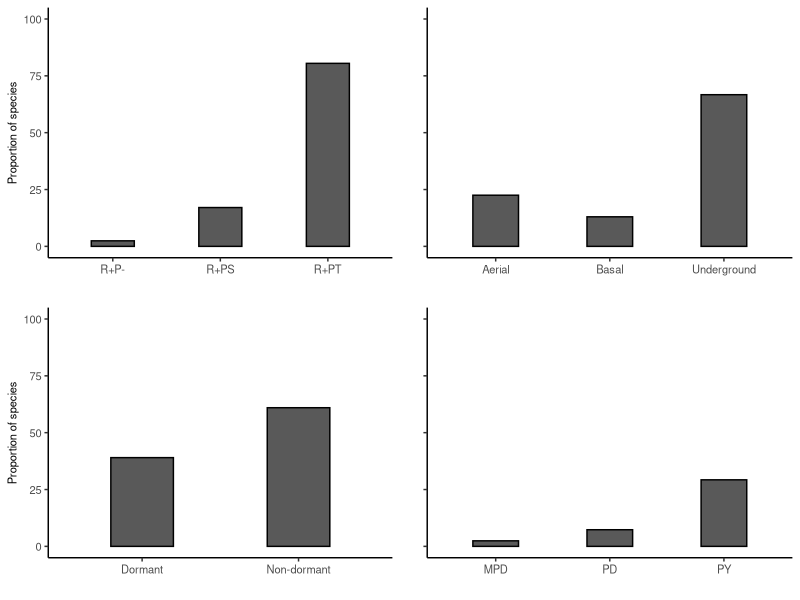
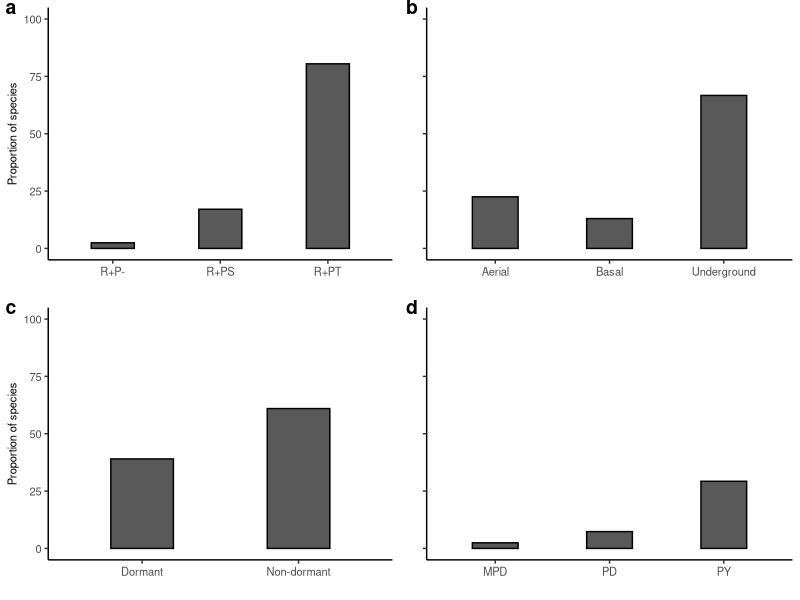
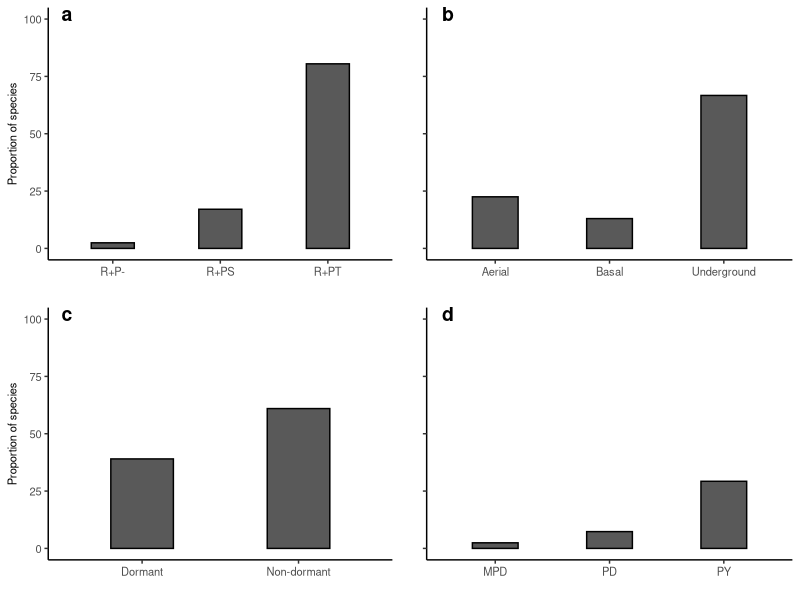

These figures' R source, in order: (Note: this script raises an error after producing the figures.)
# ============ Figuras (barplots) fev-março-abril 2020 ================
# planilha e figuras atualizadas do paper Seeds - Zupo et al.
#=======================================================================

#pacotes
library(plyr)
library(ggplot2)
library(gridExtra)
library(ggpubr)

## aqui é pra fazer a figura 1 do paper das seeds! fevereiro 2020####
#lendo tables
seeds <- read.csv(file = "data/seeds.csv", sep = ";", dec = ".", header = T)
head(seeds)
class(seeds$estrategia)
class(seeds$prop_ssp)

#separando os dados

strat <- seeds[c(1:3),c(1,3)]
buds <- seeds[c(4:6),c(1,3)]
dorm <- seeds[c(7:8),c(1,3)]
types <- seeds[c(9:11),c(1,3)]
survived <- seeds[c(12:14), c(1,3)]



f1<- ggplot(data=strat, aes(x= estrategia, y=prop_ssp,  width=.4)) + # width faz a barra ficar mais fina (ou grossa)
  geom_bar(stat="identity", position=position_dodge(), colour="black")+

  xlab("") +
  ylab("Proportion of species") +
  scale_y_continuous(limits = c(0, 100),breaks=0:20*25) +
  theme_classic() +
  theme (axis.text = element_text(size = 8), axis.title=element_text(size=8),
         axis.text.x = element_text(size=8),panel.grid.major=element_blank(),   # Pra tirar os grid lines
         panel.grid.minor=element_blank(),panel.border=element_blank()) +
  theme(axis.line.x = element_line(color = 'black', size = 0.5, linetype = 'solid'), ## to write x and y axis again, ja que removi da borda
        axis.line.y = element_line(color='black', size = 0.5, linetype= 'solid'))+
  theme(legend.position="none")


f2<- ggplot(data=buds, aes(x= estrategia, y=prop_ssp,  width=.4)) + # width faz a barra ficar mais fina (ou grossa)
  geom_bar(stat="identity", position=position_dodge(), colour="black")+

  xlab("") +
  ylab("") +
  scale_y_continuous(limits = c(0, 100),breaks=0:20*25) +
  theme_classic() +
  theme (axis.text = element_text(size = 8), axis.title=element_text(size=8),
         axis.text.x = element_text(size=8),axis.text.y = element_blank(), panel.grid.major=element_blank(),   # Pra tirar os grid lines
         panel.grid.minor=element_blank(),panel.border=element_blank()) +
  theme(axis.line.x = element_line(color = 'black', size = 0.5, linetype = 'solid'), ## to write x and y axis again, ja que removi da borda
        axis.line.y = element_line(color='black', size = 0.5, linetype= 'solid'))+
  theme(legend.position="none")

f3<- ggplot(data=dorm, aes(x= estrategia, y=prop_ssp,  width=.4)) + # width faz a barra ficar mais fina (ou grossa)
  geom_bar(stat="identity", position=position_dodge(), colour="black")+

  xlab("") +
  ylab("Proportion of species") +
  scale_y_continuous(limits = c(0, 100),breaks=0:20*25) +
  theme_classic() +
  theme (axis.text = element_text(size = 8), axis.title=element_text(size=8),
         axis.text.x = element_text(size=8),panel.grid.major=element_blank(),   # Pra tirar os grid lines
         panel.grid.minor=element_blank(),panel.border=element_blank()) +
  theme(axis.line.x = element_line(color = 'black', size = 0.5, linetype = 'solid'), ## to write x and y axis again, ja que removi da borda
        axis.line.y = element_line(color='black', size = 0.5, linetype= 'solid'))+
  theme(legend.position="none")

f4<- ggplot(data=types, aes(x= estrategia, y=prop_ssp,  width=.4)) + # width faz a barra ficar mais fina (ou grossa)
  geom_bar(stat="identity", position=position_dodge(), colour="black")+

  xlab("") +
  ylab("") +
  scale_y_continuous(limits = c(0, 100),breaks=0:20*25) +
  theme_classic() +
  theme (axis.text = element_text(size = 8), axis.title=element_text(size=8),
         axis.text.x = element_text(size=8), axis.text.y = element_blank(),panel.grid.major=element_blank(),   # Pra tirar os grid lines
         panel.grid.minor=element_blank(),panel.border=element_blank()) +
  theme(axis.line.x = element_line(color = 'black', size = 0.5, linetype = 'solid'), ## to write x and y axis again, ja que removi da borda
        axis.line.y = element_line(color='black', size = 0.5, linetype= 'solid'))+
  theme(legend.position="none")


#salvando todos os graphs em uma figura


png("figs/figura02b.png", res = 300, width = 2400, height = 1200)
grid.arrange(f1, f2, f3, f4, ncol=2)
dev.off()

#para adicionar labels dentro do plot usando vjust and hjust:

png("figs/figura01.png", res = 300, width = 2400, height = 1200)
ggarrange(f1, f2, f3, f4,
          labels = c("a", "b", "c", "d"),vjust =  1.0, hjust = -0.5,
          ncol = 2, nrow = 2)
dev.off()

#agora usando label.x e label.y:
# que é melhor que vjust and hjust - dá pra ajustar cada label onde vc quer!

png("figs/figura03.png", res = 300, width = 2000, height = 1200)
ggarrange(f1, f2, f3, f4,
          labels = c("a", "b", "c", "d"),label.x = c(0.14, 0.09, 0.14, 0.09),
          label.y = 1, ncol = 2, nrow = 2)
dev.off()


## agora pra fazer a figura 2####
#essa figura é a antiga fig 3 e 5 juntas. stacked barplots
# pra isso tenho que fazer 2 dataframes

#primeiro dataframe
buds<-c("Aunderground", "Aunderground", "Aunderground", "Baerial", "Baerial", "Baerial", "Cbasal", "Cbasal","Cbasal")
buds1 <- as.factor(buds)

strats<-c("R+PT", "R+PS", "R+P-","R+PT", "R+PS", "R+P-","R+PT", "R+PS", "R+P-" )
strat1 <-as.factor(strats)

values <- c('0.8', "0.16", "0.04", "0.89", "0.11", "0", "0.75","0.25", "0")
value1 <-as.numeric(values)
value1 <- value1*100
datax <- data.frame(buds1, strat1, value1)

#segundo dataframe
dorm <- c("dormant", "dormant", "dormant", "non-dormant", "non-dormant", "non-dormant")
dorm1 <- as.factor(dorm)

strats2<-c("R+PT", "R+PS", "R+P-","R+PT", "R+PS", "R+P-")
strat2 <-as.factor(strats2)

val <- c("0.56", "0.43", "0", "0.96", "0", "0.04")
val1 <- as.numeric(val)
val1 <- val1*100

datay <- data.frame(dorm1, strat2, val1)

#as figuras:

g1 <-ggplot(data=datax, aes(x=buds1, y=value1, fill = strat1,  width=.5)) + # width faz a barra ficar mais fina (ou grossa)
  geom_bar(position="stack", stat="identity")+
  scale_fill_manual(values=c('#CCCCCC','#666666', '#333333'))+
  scale_x_discrete(limits=c("Aunderground","Baerial", "Cbasal" ),
                   labels=c("underground","aerial", "basal" ))+
  xlab("") +
  ylab("Proportion of species") +
  theme_classic() +
  theme (axis.text = element_text(size = 7), axis.title=element_text(size=8),
         axis.text.x=element_text(size=8),
         panel.grid.major=element_blank(),
         panel.grid.minor=element_blank(), panel.border=element_blank()) +
  theme(axis.line.x = element_line(color="black", size = 0), ## to write x and y axis again, ja que removi da borda
        axis.line.y = element_line(color="black", size = 0))+
  theme(legend.position="bottom")
g1<- g1+labs(fill ="")

g2 <-ggplot(data=datay, aes(x=dorm1, y=val1, fill = strat2,  width=.5)) + # width faz a barra ficar mais fina (ou grossa)
  geom_bar(position="stack", stat="identity")+
  scale_fill_manual(values=c('#CCCCCC','#666666', '#333333'))+
  xlab("") +
  ylab("") +
  theme_classic() +
  theme (axis.text = element_text(size = 7), axis.title=element_text(size=8),
         axis.text.x=element_text(size=8),axis.text.y = element_blank(),
         panel.grid.major=element_blank(),
         panel.grid.minor=element_blank(), panel.border=element_blank()) +
  theme(axis.line.x = element_line(color="black", size = 0), ## to write x and y axis again, ja que removi da borda
        axis.line.y = element_line(color="black", size = 0))+
  theme(legend.position="bottom")
g2<-g2+ labs(fill ="")

#e se quiser colocar a legenda?
#https://stackoverflow.com/questions/43220862/how-can-i-move-the-legend-position-with-grid-arrange

#abaixo temos uma opçao de como pegar a legenda de qq ggplot, mas nao precisei usar nesse caso
#primeiro:
library(gridExtra)
get_legend<-function(myggplot){
  tmp <- ggplot_gtable(ggplot_build(myggplot))
  leg <- which(sapply(tmp$grobs, function(x) x$name) == "guide-box")
  legend <- tmp$grobs[[leg]]
  return(legend)
}

#then get legends from any of the plots
legend <- g_legend(g2)
#

#para usar labels dentro do plot - usando label.x e label.y
library(ggpubr)

#primeira fig sem a legenda
png("figs/figura04.png", res = 300, width = 2000, height = 800)
ggarrange(g1, g3,
          labels = c("a", "b"),label.x = c(0.14, 0.09), ncol=2, nrow=1)
dev.off()

#segunda fig com a legenda!
png("figs/figura04B.png", res = 300, width = 2000, height = 800)
ggarrange(g1, g2, labels = c("a", "b"),label.x = c(0.14, 0.09),
common.legend = TRUE, legend = "bottom")
dev.off()


# agora a ultima figura####

g4<- ggplot(data=survived, aes(x= estrategia, y=prop_ssp,  width=.5)) + # width faz a barra ficar mais fina (ou grossa)
  geom_bar(stat="identity", position=position_dodge(), colour="black")+

  xlab("") +
  ylab("Proportion of species") +
  scale_y_continuous(limits = c(0, 100),breaks=0:20*25) +
  theme_classic() +
  theme (axis.text = element_text(size = 8), axis.title=element_text(size=8),
         axis.text.x = element_text(size=8), axis.text.y = element_text(size=8), panel.grid.major=element_blank(),   # Pra tirar os grid lines
         panel.grid.minor=element_blank(),panel.border=element_blank()) +
  theme(axis.line.x = element_line(color = 'black', size = 0.5, linetype = 'solid'), ## to write x and y axis again, ja que removi da borda
        axis.line.y = element_line(color='black', size = 0.5, linetype= 'solid'))+
  theme(legend.position="none")

png("figs/figura05.png", res = 300, width = 1200, height = 1000)
grid.arrange(g4)
dev.off()
